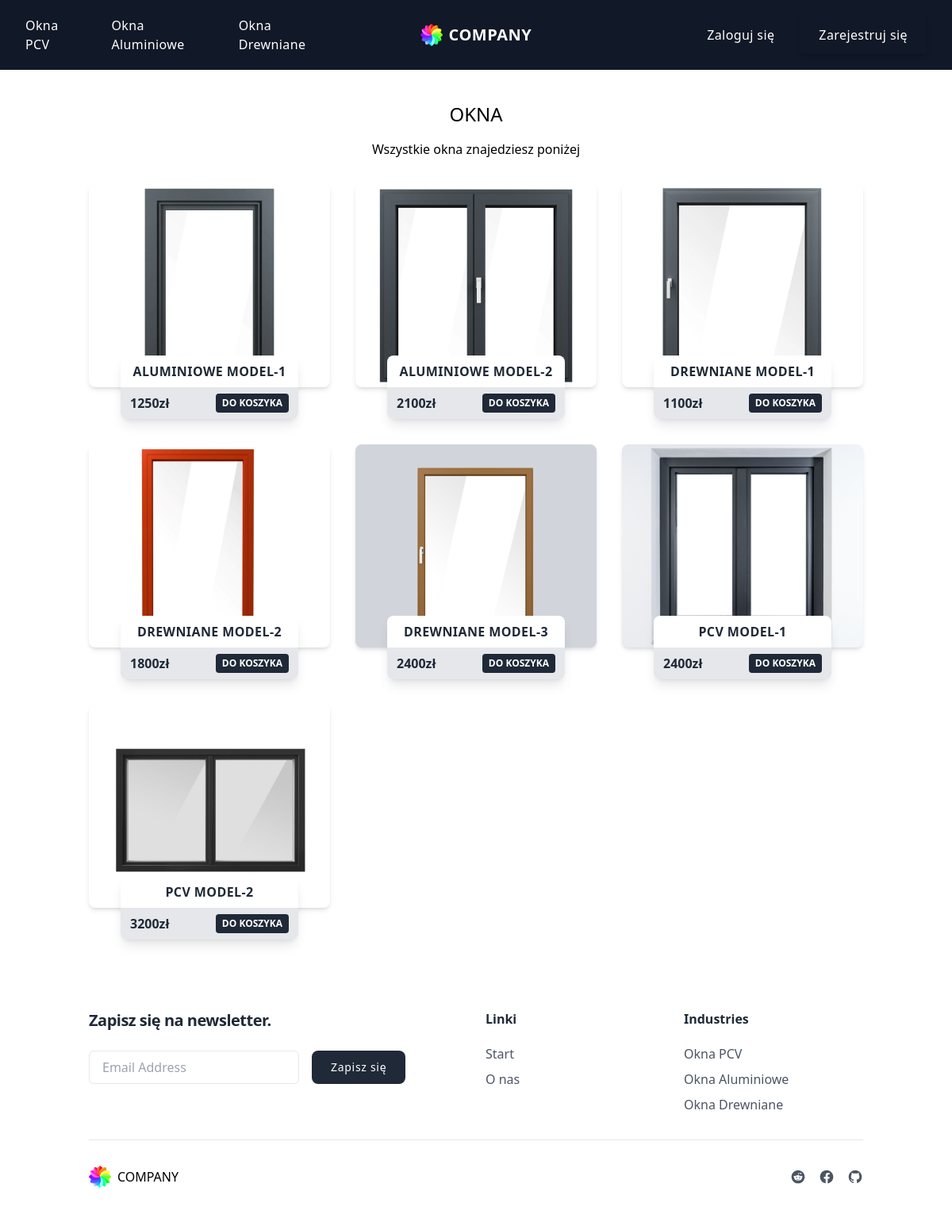
The page /?page=products on the database as committed earlier.
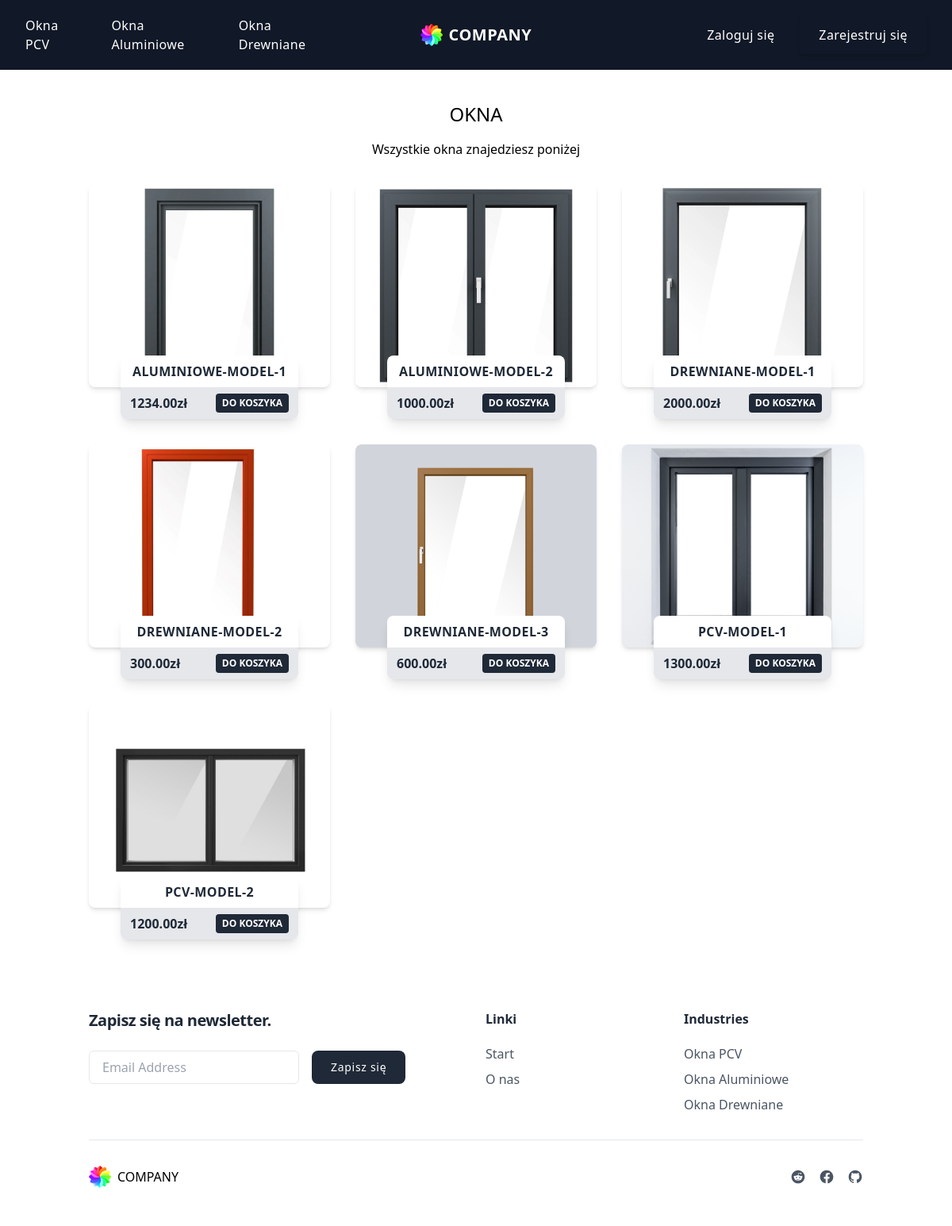
The same page on the database as committed later.
### tables this page shows
CREATE TABLE `products` (
  `id` int NOT NULL,
  `name` varchar(255) NOT NULL,
  `description` text,
  `size` varchar(20) NOT NULL,
  `price` decimal(10,2) NOT NULL,
  `stock` int NOT NULL DEFAULT '0',
  `category_id` int DEFAULT NULL,
  `image_url` varchar(255) DEFAULT NULL,
  `created_at` timestamp NULL DEFAULT CURRENT_TIMESTAMP
);

### src/Views/view.php (called while the page is built, shortened)
<?php
class view {
    function renderView(array $params) {
        require_once("resources/templates/layout.php");
    }
}

### src/Controllers/controller.php (called while the page is built, shortened)
<?php
class controller {
    public view $view;
    public Request $request;
    public Model $model;
    private static array $configuration = [];
    public static function initConfiguration(array $configuration) {
        self::$configuration = $configuration;
    }
    public function __construct(Request $request) {
        $this->model = new Model(self::$configuration['db']);
        $this->view = new view();
        $this->request = $request;
    }
    public function run(): void {
        $page = $this->page()."Action";
        $this->$page();
    }
    public function page(): string {
        return $this->request->get('page', self::DEFAULT_PAGE);
    }
    public function productsAction():void {
        $category = $this->request->get('category');
        $this->view->renderView(['page' => 'products', 'content' => $this->model->GetProducts($category)]);
    }
}

### index.php (called while the page is built, shortened)
<?php
$request = new Request($_GET);
$controller = new controller($request);
$controller->run();

### src/Models/model.php (called while the page is built, shortened)
<?php
class Model {
    protected PDO $conn;
    public function __construct(array $config) {
        try{
            $dns = "mysql:dbname={$config['database']};host={$config['host']}";
            $this->conn = new PDO($dns, $config['user'], $config['password'], [PDO::ATTR_ERRMODE => PDO::ERRMODE_EXCEPTION]);
        }catch(PDOException $e) {
            throw new Exception("Błąd połączenia z baza danych");
        }
    }
    public function GetProducts(?string $category): array {
        try {
            $sql = "";
            if(in_array($category, ['okna_aluminiowe', 'okna_pcv', 'okna_drewniane']) ){
                $sql = "SELECT products.*, categories.name AS categoryName
                FROM products
                LEFT JOIN categories ON products.category_id = categories.id
                WHERE categories.name = '$category'";
            } else {
                $sql = "SELECT * FROM products";
            }
            $result = $this->conn->query($sql);
            return $result->fetchAll(PDO::FETCH_ASSOC);
        }catch(Throwable $e) {
            throw new Exception("Nie udało się pobrać listy produktów.", 400, $e);
        }
    }
}

### resources/templates/products.php (the view)
<section class="bg-white ">
    <div class="container px-6 py-10 mx-auto text-center">
        <h1 class="mx-auto rounded-lg text-2xl">OKNA</h1>
        <p class="mx-auto mt-4 rounded-lg ">Wszystkie okna znajedziesz poniżej</p>
        <div class="grid grid-cols-1 gap-8 mt-8 xl:mt-12 xl:gap-12 sm:grid-cols-2 xl:grid-cols-4 lg:grid-cols-3">
            <?php foreach ($params['content'] ?? [] as $content): ?>
                <a href="/?page=product_details&id=<?php echo $content['id'] ?>">
                    <div class="w-full">
                        <div class="flex flex-col items-center justify-center w-full max-w-sm mx-auto">
                            <div class="w-full h-64 bg-gray-300 bg-center bg-cover rounded-lg shadow-md" style="background-image: url(public/images/products/<?php echo $content['image_url'] ?>)"></div>
                            <div class="w-48 -mt-10 overflow-hidden bg-white rounded-lg shadow-lg md:w-56 ">
                                <h3 class="py-2 font-bold tracking-wide text-center text-gray-800 uppercase "><?php echo $content['name']?></h3>
                                <div class="flex items-center justify-between px-3 py-2 bg-gray-200 ">
                                    <span class="font-bold text-gray-800 "><?php echo $content['price']?>zł</span>
                                    <button class="px-2 py-1 text-xs font-semibold text-white uppercase transition-colors duration-300 transform bg-gray-800 rounded hover:bg-gray-700  focus:bg-gray-700 focus:outline-none">Do Koszyka</button>
                                </div>
                            </div>
                        </div>
                    </div>
                </a>
            <?php endforeach; ?>
        </div>
    </div>
</section>

### resources/templates/layout.php (shortened to what this page needs)
<!DOCTYPE html>
<html lang="pl">
<head>
    <link rel="stylesheet" href="/public/css/styles.css">
    <link href="https://cdn.jsdelivr.net/npm/pagedone@1.2.2/src/css/pagedone.css " rel="stylesheet"/>
</head>
<body>
    <header>
        <?php $params['page'] != 'sign_up' && $params['page'] != 'sign_in' ? include_once "components/navigation.php" : ""?>
    </header>
    <main>
        <?php $params['page'] != 'start' ? include_once $params['page'] . ".php" : '' ?>
    </main>
    <?php $params['page'] != 'sign_up' && $params['page'] != 'sign_in' ? include_once "components/footer.php" : ""?>
</body>
</html>

### resources/templates/components/navigation.php (shortened to what this page needs)
<div class="bg-gray-900">
  <div class="px-4 py-5 mx-auto sm:max-w-xl md:max-w-full lg:max-w-screen-xl md:px-24 lg:px-8">
    <div class="relative flex grid items-center grid-cols-2 lg:grid-cols-3">
      <ul class="flex items-center hidden space-x-8 gap-3 lg:flex">
        <li><a href="/?page=products&category=okna_pcv" aria-label="Our product" title="Our product" class="font-medium tracking-wide text-white transition-colors duration-200 hover:text-teal-accent-400">Okna PCV</a></li>
        <li><a href="/?page=products&category=okna_aluminiowe" aria-label="Our product" title="Our product" class="font-medium tracking-wide text-white transition-colors duration-200 hover:text-teal-accent-400">Okna Aluminiowe</a></li>
        <li><a href="/?page=products&category=okna_drewniane" aria-label="Product pricing" title="Product pricing" class="font-medium tracking-wide text-white transition-colors duration-200 hover:text-teal-accent-400">Okna Drewniane</a></li>
      </ul>
      <a href="/" aria-label="Company" title="Company" class="inline-flex items-center lg:mx-auto">
        <img class="w-auto h-6 sm:h-7" src="public/images/logo1.png" alt="">
        <span class="ml-2 text-xl font-bold tracking-wide text-white uppercase">Company</span>
      </a>
      <ul class="flex items-center hidden ml-auto space-x-8 lg:flex">
        <li><a href="/?page=sign_in" aria-label="Zaloguj się" title="Zaloguj się" class="font-medium tracking-wide text-white transition-colors duration-200 hover:text-teal-accent-400">Zaloguj się</a></li>
        <li><a href="/?page=sign_up" class="inline-flex items-center justify-center h-12 px-6 font-medium tracking-wide text-white transition duration-200 rounded shadow-md bg-deep-purple-accent-400 hover:bg-deep-purple-accent-700 focus:shadow-outline focus:outline-none" aria-label="Zarejestruj się" title="Zarejestruj się">Zarejestruj się</a></li>
      </ul>
    </div>
  </div>
</div>

### resources/templates/components/footer.php (shortened to what this page needs)
<footer class="bg-white ">
    <div class="container px-6 py-12 mx-auto">
        <div class="grid grid-cols-1 gap-6 sm:grid-cols-2 sm:gap-y-10 lg:grid-cols-4">
            <div class="sm:col-span-2">
                <h1 class="max-w-lg text-xl font-semibold tracking-tight text-gray-800 xl:text-2xl ">Zapisz się na newsletter.</h1>
                <div class="flex flex-col mx-auto mt-6 space-y-3 md:space-y-0 md:flex-row">
                    <input id="email" type="text" class="px-4 py-2 text-gray-700 bg-white border rounded-md focus:border-blue-400 focus:outline-none focus:ring focus:ring-opacity-40 focus:ring-blue-300" placeholder="Email Address">
                    <button class="w-full px-6 py-2.5 text-sm font-medium tracking-wider text-white transition-colors duration-300 transform md:w-auto md:mx-4 focus:outline-none bg-gray-800 rounded-lg hover:bg-gray-700 focus:ring focus:ring-gray-300 focus:ring-opacity-80">
                        Zapisz się
                    </button>
                </div>
            </div>
            <div>
                <p class="font-semibold text-gray-800">Linki</p>
                <div class="flex flex-col items-start mt-5 space-y-2">
                    <a href="/" class="text-gray-600 transition-colors duration-300 hover:underline hover:text-blue-500">Start</a>
                    <a href="/" class="text-gray-600 transition-colors duration-300 hover:underline hover:text-blue-500">O nas</a>
                </div>
            </div>
            <div>
                <p class="font-semibold text-gray-800">Industries</p>
                <div class="flex flex-col items-start mt-5 space-y-2">
                    <a href="/?page=products" class="text-gray-600 transition-colors duration-300 hover:underline hover:text-blue-500">Okna PCV</a>
                    <a href="/?page=products" class="text-gray-600 transition-colors duration-300 hover:underline hover:text-blue-500">Okna Aluminiowe</a>
                    <a href="/?page=products" class="text-gray-600 transition-colors duration-300 hover:underline hover:text-blue-500">Okna Drewniane</a>
                </div>
            </div>
        </div>
        <hr class="my-6 border-gray-200 md:my-8">
        <div class="flex items-center justify-between">
            <a href="/" class="flex items-center ">
                <img class="w-auto h-6 sm:h-7" src="public/images/logo1.png" alt="">
                <span class="text-black ml-2">COMPANY</span>
            </a>
            <div class="flex -mx-2">
                <a href="#" class="mx-2 text-gray-600 transition-colors duration-300 hover:text-blue-500" aria-label="Reddit">
                </a>
                <a href="#" class="mx-2 text-gray-600 transition-colors duration-300 hover:text-blue-500" aria-label="Facebook">
                </a>
                <a href="#" class="mx-2 text-gray-600 transition-colors duration-300 hover:text-blue-500" aria-label="Github">
                </a>
            </div>
        </div>
    </div>
</footer>

Rows that differ between the two databases and show on the page:
removed products: image_url (picture), name "ALUMINIOWE MODEL-1", price "1250"
removed products: image_url (picture), name "PCV MODEL-1", price "2400"
changed products: image_url: a different picture; name "ALUMINIOWE MODEL-2" → "ALUMINIOWE-MODEL-1"; price "2100" → "1234.00"
changed products: image_url: a different picture; name "DREWNIANE MODEL-1" → "ALUMINIOWE-MODEL-2"; price "1100" → "1000.00"
changed products: image_url: a different picture; name "DREWNIANE MODEL-2" → "DREWNIANE-MODEL-1"; price "1800" → "2000.00"
changed products: image_url: a different picture; name "DREWNIANE MODEL-3" → "DREWNIANE-MODEL-2"; price "2400" → "300.00"
added products: image_url (picture), name "DREWNIANE-MODEL-3", price "600.00"
changed products: image_url: a different picture; name "PCV MODEL-2" → "PCV-MODEL-1"; price "3200" → "1300.00"
added products: image_url (picture), name "PCV-MODEL-2", price "1200.00"
